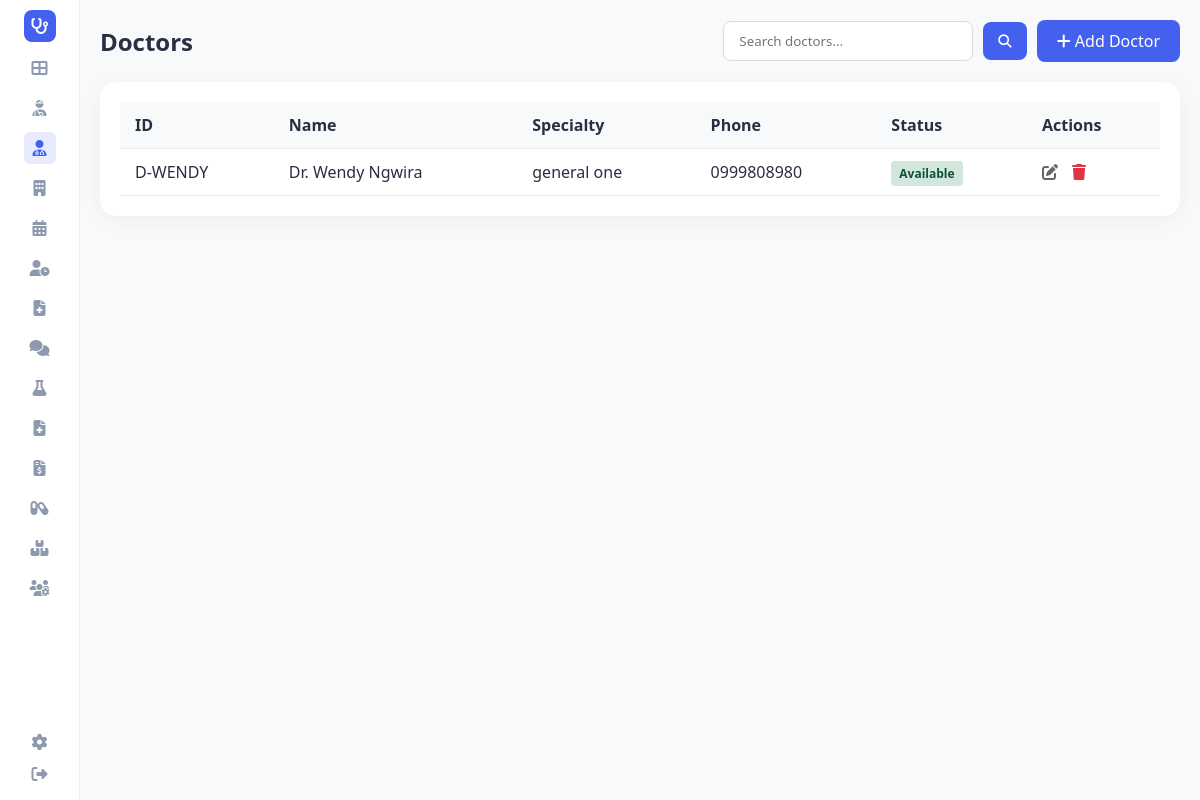
Before: /doctors (signed in) with the older database file.
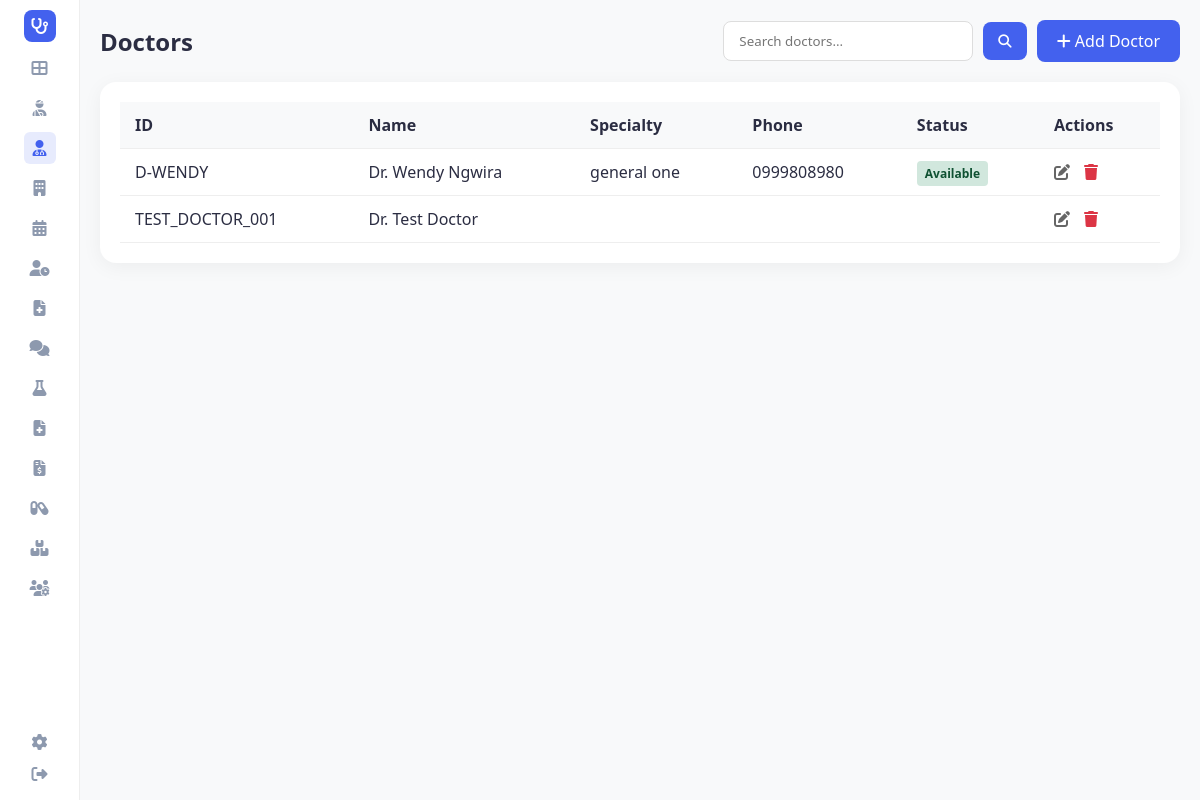
After: the same page with the newer database file.
### tables this page shows
CREATE TABLE doctors (
                doctor_id TEXT PRIMARY KEY,
                first_name TEXT,
                last_name TEXT,
                specialty TEXT,
                phone TEXT,
                email TEXT,
                schedule TEXT,
                status TEXT
            , is_deleted INTEGER DEFAULT 0, deleted_at TEXT, is_locum INTEGER DEFAULT 0, locum_name TEXT DEFAULT '');

### app.py (the view)
@app.route('/doctors')
def doctors():
    search_term = request.args.get('search', '').lower()
    page = request.args.get('page', 1, type=int)
    per_page = 20
    if search_term:
        all_results = hms.search_doctors(search_term)
        total_count = len(all_results)
        doctors_slice, total_pages = paginate_list(all_results, page, per_page)
    else:
        conn = hms.db.get_connection()
        cursor = conn.cursor()
        cursor.execute("SELECT COUNT(*) FROM doctors")
        total_count = cursor.fetchone()[0]
        cursor.execute("SELECT * FROM doctors LIMIT ? OFFSET ?", (per_page, (page-1)*per_page))
        rows = cursor.fetchall()
        doctors_slice = [hms.db._row_to_obj(Doctor, row) for row in rows]
        conn.close()
        total_pages = math.ceil(total_count / per_page)
    return render_template('doctors.html',
                           doctors=doctors_slice,
                           active_page='doctors',
                           search_term=search_term,
                           page=page,
                           total_pages=total_pages,
                           total_count=total_count)

### app.py (called while the page is built)
@app.before_request
def require_login():
    allowed_routes = ['login', 'register', 'static']
    if request.endpoint not in allowed_routes and 'user_id' not in session:
        return redirect(url_for('login'))

@app.context_processor
def inject_user():
    username = session.get('username')
    role = session.get('role')
    unread = 0
    if username:
        unread = hms.get_unread_count(username, role)
    return dict(current_user=username, current_role=role, unread_messages_count=unread, hms=hms)

### database/db_manager.py (called while the page is built)
    def get_connection(self):
        conn = sqlite3.connect(self.db_file)
        conn.row_factory = sqlite3.Row
        return conn

### main.py (called while the page is built)
    def get_unread_count(self, user_id: str, role: str) -> int:
        conn = self.db.get_connection()
        cursor = conn.cursor()
        cursor.execute("""
            SELECT COUNT(*) FROM messages
            WHERE is_read = 0 AND (recipient_id = ? OR recipient_id = ? OR recipient_id = 'all')
        """, (user_id, role))
        count = cursor.fetchone()[0]
        conn.close()
        return count

### templates/doctors.html (shortened to what this page needs)
<!DOCTYPE html>
<html lang="en">
<head>
    <link rel="stylesheet" href="{{ url_for('static', filename='style.css') }}">
    <link rel="stylesheet" href="https://cdnjs.cloudflare.com/ajax/libs/font-awesome/6.4.0/css/all.min.css">
</head>
<body>
    <div class="container">
        {% include 'sidebar.html' %}
        <main class="main-content">
            <div class="header-actions">
                <h2>Doctors</h2>
                <div style="display: flex; gap: 10px;">
                    <form action="{{ url_for('doctors') }}" method="get" class="search-form" style="display: flex; align-items: center; gap: 10px;">
                        <input type="text" name="search" placeholder="Search doctors..." value="{{ search_term if search_term else '' }}" style="padding: 10px 15px; border: 1px solid #ddd; border-radius: 8px; outline: none; width: 250px;">
                        <button type="submit" style="background-color: #4361ee; color: white; border: none; padding: 10px 15px; border-radius: 8px; cursor: pointer;"><i class="fas fa-search"></i></button>
                    </form>
                    <a href="{{ url_for('add_doctor') }}" class="btn-add"><i class="fas fa-plus"></i> Add Doctor</a>
                </div>
            </div>
            <div class="table-container">
                <table>
                    <thead>
                        <tr>
                            <th>ID</th>
                            <th>Name</th>
                            <th>Specialty</th>
                            <th>Phone</th>
                            <th>Status</th>
                            <th>Actions</th>
                        </tr>
                    </thead>
                    <tbody>
                        {% for doctor in doctors %}
                        <tr>
                            <td>{{ doctor.doctor_id }}</td>
                            <td>
                                Dr. {{ doctor.first_name }} {{ doctor.last_name }}
                            </td>
                            <td>{{ doctor.specialty }}</td>
                            <td>{{ doctor.phone }}</td>
                            <td>
                                <span class="status-badge status-{{ doctor.status|lower }}">{{ doctor.status }}</span>
                            </td>
                            <td class="actions">
                                <a href="{{ url_for('edit_doctor', doctor_id=doctor.doctor_id) }}" title="Edit"><i class="fas fa-edit"></i></a>
                                <a href="{{ url_for('delete_doctor', doctor_id=doctor.doctor_id) }}" class="delete" title="Delete" onclick="return confirm('Are you sure you want to delete this doctor?')"><i class="fas fa-trash"></i></a>
                            </td>
                        </tr>
                        {% endfor %}
                    </tbody>
                </table>
            </div>
        </main>
    </div>
</body>
</html>

Changed rows visible on the page:
added doctors: doctor_id "TEST_DOCTOR_001", first_name "Test", last_name "Doctor"
